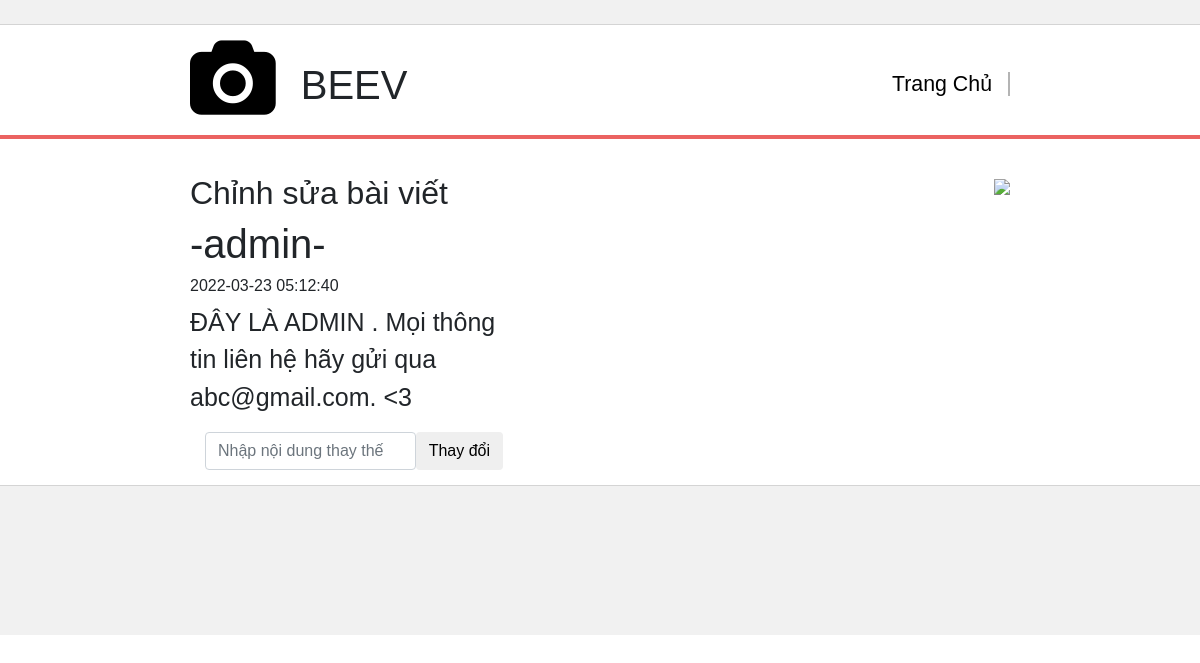
The page /suabaiviet.php?idpost=53 (signed in) on the database its author committed.
### tables this page shows
CREATE TABLE `post` (
  `idpost` int(100) NOT NULL,
  `id` int(100) NOT NULL,
  `title` varchar(150) NOT NULL,
  `img` text NOT NULL,
  `noidung` text NOT NULL,
  `date` datetime NOT NULL
);

### suabaiviet.php (the view, shortened to what this page needs)
<?php require_once 'ketnoi.php' ?>
<?php
    $idpost = $_GET['idpost'];
    $get =($conn-> query("SELECT * FROM post WHERE idpost= '$idpost'"))->fetch_assoc();
    $noidungcu = $get['noidung'];
?>
<!DOCTYPE html>
<html>
        <head>
              <link rel="stylesheet" type="text/css" href="https://maxcdn.bootstrapcdn.com/font-awesome/4.7.0/css/font-awesome.min.css">
              <link rel="stylesheet" href="https://cdn.jsdelivr.net/npm/bootstrap@4.0.0/dist/css/bootstrap.min.css">
              <link rel="stylesheet" type="text/css" href="https://maxcdn.bootstrapcdn.com/font-awesome/4.7.0/css/font-awesome.min.css">
        </head>
        <body>
            <div id="top-bar"></div>
            <div class="normal-wrapper">
                <div id="logo-container">
                    <i class="fa fa-camera logo-icon"></i> <h1>BEEV</h1>
                </div>
                <ul id="navbar">
                  <li><a href="index.php">Trang Chủ</a></li>
                </ul>
            </div>
            <div id="top-color-splash"></div>
            <div class="normal-wrapper">
                <div class="one-third">
                    <h2>Chỉnh sửa bài viết</h2>
                    <h2 class="no-margin-top" style ="font-size:40px">-<?php echo $_SESSION['username']?>-</h2>
                    <h6><?php echo $get['date']?></h6>
                    <p style ="font-size:25px"><?php echo $noidungcu ;?></p>
                     <div class="container-fluid">
                        <form class="d-flex" method="POST" action="">
                        <input class="form-control me-2" name ="txtsua" placeholder="Nhập nội dung thay thế">
                        <button class="btn btn-outline" name="sua">Thay đổi</button>
                        </form>
                    </div>
                </div>
                <div class="two-third">
                    <img class="featured-image" src="https://images.prismic.io/wdr-test-icti/3f9387b0e53fb535624c3a559964e5f3871345ac_connect-logo3x.png?auto=compress,format" />
                </div>
            </div>
            <div id="footer"></div>
        </body>
</html>

### suabaiviet.php (style rules this page uses)
html, body { margin: 0; padding: 0; font-family: 'Helvetica', 'Arial'; }
#top-bar { width: 100%; background: #F1F1F1; border-bottom: 1px solid #D4D4D4; height: 25px; }
.normal-wrapper { width: 900px; margin: 0 auto; padding: 15px 40px; overflow: auto; }
.logo-icon { color: #000000; font-size: 60pt; float: left; }
h1 { float: left; margin: 21px 0 0 25px; }
#navbar { list-style-type: none; margin: 29px 0 0 0; padding: 0; float: right; font-size: 16pt; }
#navbar li { display: inline; }
#navbar li a:link, #navbar li a:visited, #navbar li a:active { text-decoration: none; color: #000000; padding: 0 16px 0 10px; margin: 0; border-right: 2px solid #B4B4B4; }
#top-color-splash { width: 100%; height: 4px; background: #EB6361; }
.one-third { width: 40%; float: left; box-sizing: border-box; margin-top: 20px; }
.two-third { width: 60%; float: left; box-sizing: border-box; padding-left: 40px; text-align: right; margin-top: 20px; }
.featured-image { max-width: 300px; }
.no-margin-top { margin-top: 0; }
#footer { width: 100%; background: #F1F1F1; border-top: 1px solid #D4D4D4; height: 150px; }

### rows shown on the page
post: date "2022-03-23 05:12:40", noidung "ĐÂY LÀ ADMIN . Mọi thông tin liên hệ hãy gửi qua abc@gmail.com. <3"

### other values the page prints
$_SESSION['username'] "admin"
